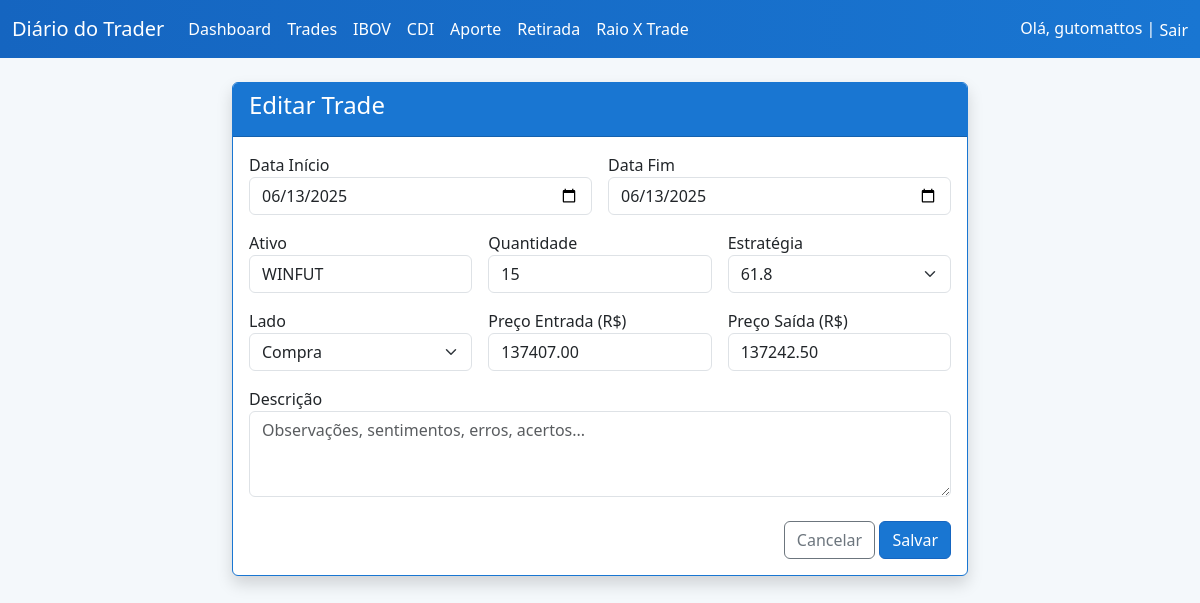
Screenshot of /trades/editar/17/ (signed in) with the database file from the repository.
### core/models.py (models this page shows, shortened)
class Trade(models.Model):
    LADOS = [
        ("COMPRA", "Compra"),
        ("VENDA", "Venda"),
    ]
    STATUS_CHOICES = [
        ("ABERTO", "Aberto"),
        ("FINALIZADO", "Finalizado"),
    ]
    usuario = models.ForeignKey(User, on_delete=models.CASCADE)
    data_inicio = models.DateField()
    data_fim = models.DateField(blank=True, null=True)
    ativo = models.CharField(max_length=20)
    quant = models.IntegerField()
    estrategia = models.ForeignKey(Estrategia, on_delete=models.PROTECT)
    lado = models.CharField(max_length=10, choices=LADOS)
    preco_entrada = models.DecimalField(max_digits=12, decimal_places=2)
    preco_saida = models.DecimalField(max_digits=12, decimal_places=2, blank=True, null=True)
    descricao = models.TextField(blank=True)
    status = models.CharField(max_length=12, choices=STATUS_CHOICES, default="FINALIZADO")

class Estrategia(models.Model):
    nome = models.CharField(max_length=20, unique=True)
    ordem = models.PositiveIntegerField(default=0)
    class Meta:
        ordering = ['ordem', 'nome']

### core/views.py (the view, shortened to what this page needs)
# urls.py: path('trades/editar/<int:trade_id>/', views.trade_edit, name='trade_edit'),
@login_required
def trade_edit(request, trade_id):
    trade = get_object_or_404(Trade, id=trade_id, usuario=request.user)
    estrategias = Estrategia.objects.all()
    return render(request, 'core/trade_form.html', {'trade': trade, 'editando': True, 'estrategias': estrategias})

### templates/core/trade_form.html (shortened to what this page needs)
{% extends 'core/base.html' %}
{% block content %}
<div class="row justify-content-center">
  <div class="col-md-8">
    <div class="card shadow">
      <div class="card-header">
        <h4>{% if editando %}Editar Trade{% else %}Novo Trade{% endif %}</h4>
      </div>
      <div class="card-body">
        <form method="post">
          <div class="row g-3">
            <div class="col-md-6">
              <label>Data Início</label>
              <input type="date" name="data_inicio" class="form-control" required value="{{ trade.data_inicio|date:'Y-m-d' }}">
            </div>
            <div class="col-md-6">
              <label>Data Fim</label>
              <input type="date" name="data_fim" class="form-control" value="{{ trade.data_fim|date:'Y-m-d' }}">
            </div>
            <div class="col-md-4">
              <label>Ativo</label>
              <input type="text" name="ativo" class="form-control" required value="{{ trade.ativo }}">
            </div>
            <div class="col-md-4">
              <label>Quantidade</label>
              <input type="number" name="quant" class="form-control" required value="{{ trade.quant }}">
            </div>
            <div class="col-md-4">
              <label>Estratégia</label>
              <select name="estrategia" class="form-select" required>
                {% for est in estrategias %}
                  <option value="{{ est.nome }}" {% if trade.estrategia.nome == est.nome %}selected{% endif %}>{{ est.nome }}</option>
                {% endfor %}
              </select>
            </div>
            <div class="col-md-4">
              <label>Lado</label>
              <select name="lado" class="form-select" required>
                <option value="COMPRA" {% if trade.lado == 'COMPRA' %}selected{% endif %}>Compra</option>
              </select>
            </div>
            <div class="col-md-4">
              <label>Preço Entrada (R$)</label>
              <input type="number" step="0.01" name="preco_entrada" class="form-control" required value="{{ trade.preco_entrada }}">
            </div>
            <div class="col-md-4">
              <label>Preço Saída (R$)</label>
              <input type="number" step="0.01" name="preco_saida" class="form-control" value="{{ trade.preco_saida }}">
            </div>
            <div class="col-md-12">
              <label>Descrição</label>
              <textarea name="descricao" class="form-control" rows="3" placeholder="Observações, sentimentos, erros, acertos...">{{ trade.descricao }}</textarea>
            </div>
          </div>
          <div class="mt-4 text-end">
            <a href="/trades/" class="btn btn-outline-secondary">Cancelar</a>
            <button type="submit" class="btn btn-primary">Salvar</button>
          </div>
        </form>
      </div>
    </div>
  </div>
</div>
{% endblock %}

### templates/core/base.html (shortened to what this page needs)
<!DOCTYPE html>
<html lang="pt-br">
<head>
    <link href="https://cdn.jsdelivr.net/npm/bootstrap@5.3.2/dist/css/bootstrap.min.css" rel="stylesheet">
    <link rel="stylesheet" href="https://cdnjs.cloudflare.com/ajax/libs/font-awesome/6.4.0/css/all.min.css">
</head>
<body>
<nav class="navbar navbar-expand-lg mb-4">
  <div class="container-fluid">
    <a class="navbar-brand" href="/">Diário do Trader</a>
    <div class="collapse navbar-collapse">
      <ul class="navbar-nav me-auto mb-2 mb-lg-0">
        <li class="nav-item"><a class="nav-link" href="/dashboard/">Dashboard</a></li>
        <li class="nav-item"><a class="nav-link" href="/trades/">Trades</a></li>
        <li class="nav-item"><a class="nav-link" href="/ibov/">IBOV</a></li>
        <li class="nav-item"><a class="nav-link" href="/cdi/">CDI</a></li>
        <li class="nav-item"><a class="nav-link" href="/aporte/">Aporte</a></li>
        <li class="nav-item"><a class="nav-link" href="/retirada/">Retirada</a></li>
        <li class="nav-item"><a class="nav-link" href="{% url 'raio_x_trade' %}">Raio X Trade</a></li>
      </ul>
      <span class="navbar-text">
        {% if user.is_authenticated %}
          Olá, {{ user.username }} |
          <form action="/logout/" method="post" style="display:inline;">
            <button type="submit" class="nav-link d-inline p-0 btn btn-link" style="padding:0;">Sair</button>
          </form>
        {% else %}
          <a href="/login/" class="nav-link d-inline p-0">Entrar</a>
        {% endif %}
      </span>
    </div>
  </div>
</nav>
<div class="container">
    {% block content %}{% endblock %}
</div>
</body>
</html>

### templates/core/base.html (style rules this page uses)
body { background: #f4f8fb; }
.navbar { background: linear-gradient(90deg, #1565c0 0%, #1976d2 100%); }
.navbar-brand, .nav-link, .navbar-text { color: #fff !important; }
.btn-primary { background-color: #1976d2; border-color: #1565c0; }
.card { border: 1px solid #1976d2; }
.card-header { background: #1976d2; color: #fff; }

### rows the page displays
Trade: data_inicio "06/13/2025", data_fim "06/13/2025", ativo "WINFUT", quant "15", estrategia "61.8", lado "Compra", preco_entrada "137407.00", preco_saida "137242.50"

### other values shown
{{ user.username }} "gutomattos"
